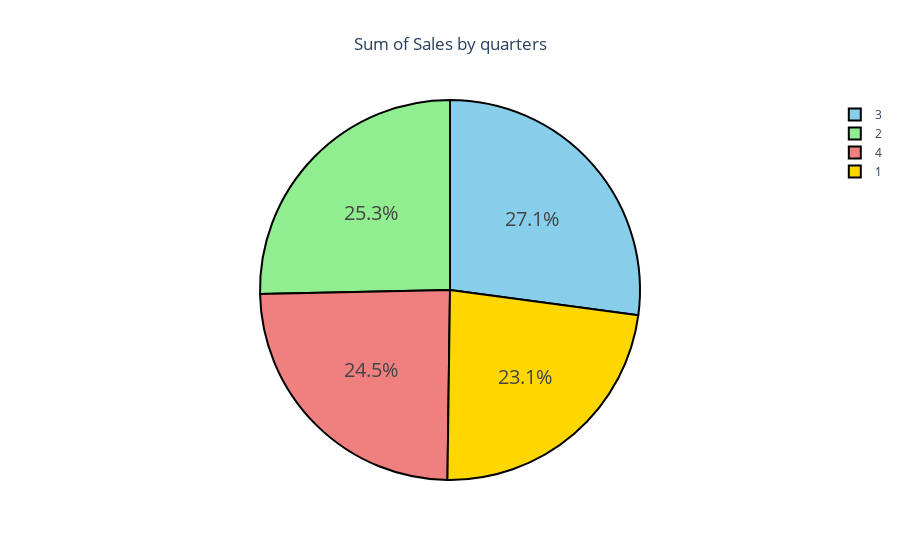

The notebook cell this image was saved under:
### Markdown cell above
So The highest sales level was in Araphoe County. Now let us take a look at the level of quarterly sales

### Code cell
sales_by_quarter=data.groupby('quarter')['sales'].sum().reset_index()
print(sales_by_quarter)
labels=sales_by_quarter['quarter']
values=sales_by_quarter['sales']
colors=['gold', 'lightgreen', 'skyblue', 'lightcoral']
fig=go.Figure(data=[go.Pie(labels=labels,values=values)])
fig.update_layout(title_text='Sum of Sales by quarters',title_x=0.5)
fig.update_traces(hoverinfo='label+percent',textinfo='percent',textfont_size=20,marker=dict(colors=colors,line=dict(color='black',width=2)))
fig.show()

### Figure 1 — Plotly figure (JSON) as saved in the notebook; plotly's stock layout.template omitted (floating-point values rounded to 4 significant figures)
{"data": [{"hoverinfo": "label+percent", "labels": [1, 2, 3, 4], "marker": {"colors": ["gold", "lightgreen", "skyblue", "lightcoral"], "line": {"color": "black", "width": 2}}, "textfont": {"size": 20}, "textinfo": "percent", "type": "pie", "values": [20376846000, 22343294000, 23914934000, 21570226000]}], "layout": {"title": {"text": "Sum of Sales by quarters", "x": 0.5}}}
